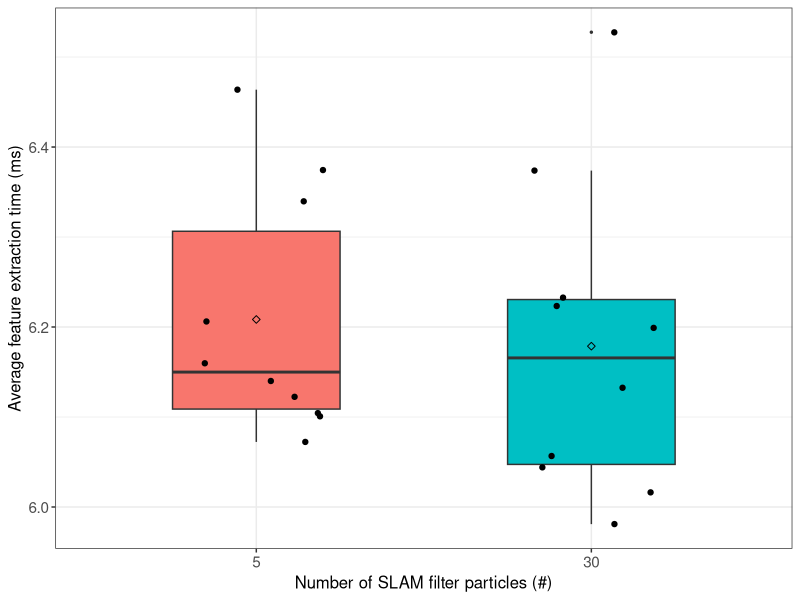
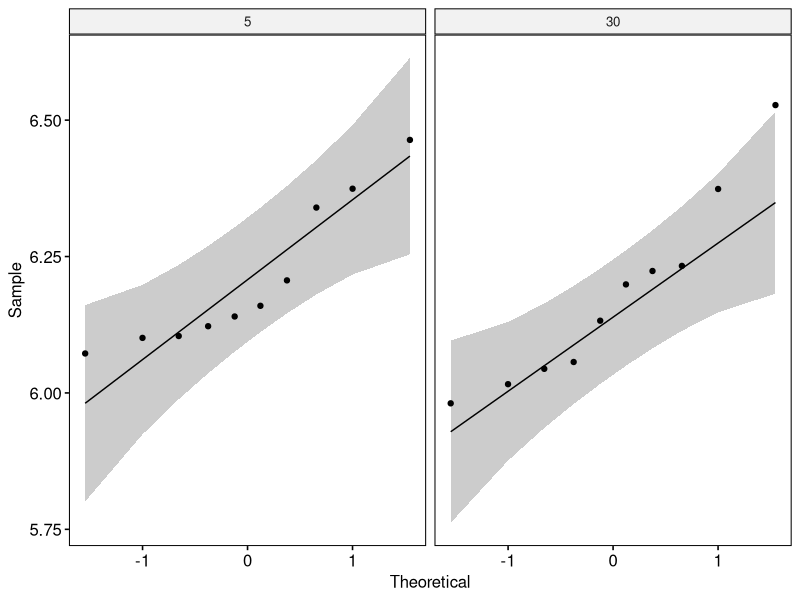

R code for these plots, in order:
## ---- chunk 1
if (!require('tidyverse')) install.packages('tidyverse', dependencies = TRUE); library('tidyverse')
if (!require('ggpubr')) install.packages('ggpubr', dependencies = TRUE); library('ggpubr')
if (!require('rstatix')) install.packages('rstatix', dependencies = TRUE); library('rstatix')
if (!require('ggplot2')) install.packages('ggplot2', dependencies = TRUE); library('ggplot2')
## ---- chunk 2
data <- read.csv(file = '../../raw_data/test_particles/run_table.csv')
data <- subset(data, select = c(X__run_id, particles, avg_extraction_time_ms))
data$particles <- as.factor(data$particles)
data$avg_extraction_time_ms <- as.numeric(data$avg_extraction_time_ms)
## ---- chunk 3
data %>%
  group_by(particles) %>%
  get_summary_stats(avg_extraction_time_ms, type = "mean_sd")
## ---- chunk 4
ggplot(data, aes(x = particles, y = avg_extraction_time_ms, fill = particles)) +
  theme_bw() + 
  geom_boxplot(width = 0.5, outlier.size = 0.5) + 
  geom_jitter(width = 0.2) +
  stat_summary(fun = mean, color = 'black', geom = 'point', shape = 5, size = 1.5) +
  labs(x = "Number of SLAM filter particles (#)", y = "Average feature extraction time (ms)") +
  theme(legend.position = 'none') +
  theme(
    axis.title.x = element_text(size = 12, family = 'sans'),
    axis.title.y = element_text(size = 12, family = 'sans'),
    axis.text.x = element_text(size = 11, family = 'sans'),
    axis.text.y = element_text(size = 11, family = 'sans'),
    
  )
## ---- chunk 5
data %>% 
  group_by(particles) %>%
  identify_outliers(avg_extraction_time_ms)
## ---- chunk 6
ggqqplot(data, x = "avg_extraction_time_ms", facet.by = "particles")
## ---- chunk 7
data %>%
  group_by(particles) %>%
  shapiro_test(avg_extraction_time_ms)
## ---- chunk 8
data %>%
  t_test(avg_extraction_time_ms ~ particles) %>%
  add_significance()
